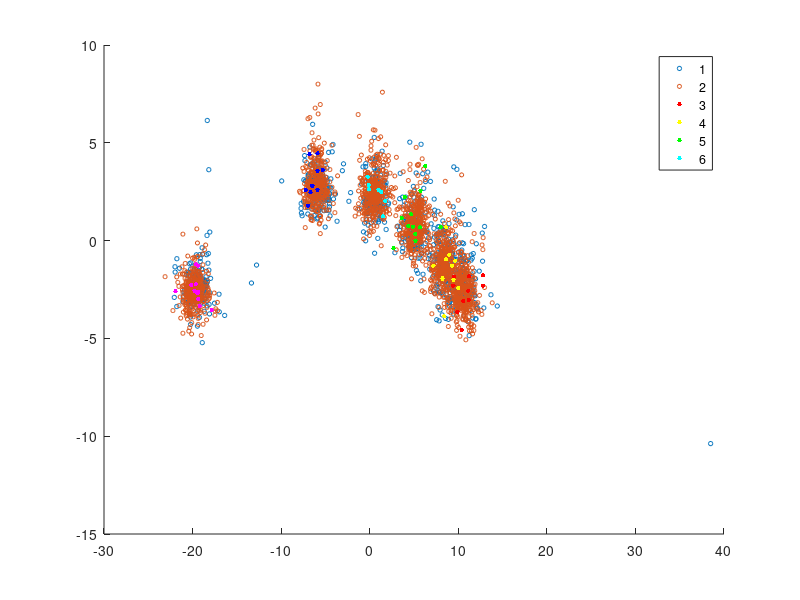

Here is the MATLAB script that generated this plot: (Note: this script raises an error after producing the figure.)
% 8DOF data visual example
% Code written by Lawrence Bull
clearvars
close all; clc;
addpath('MoChen_logPdf') % add Mo Chen's log pdf code

%% load training and test data
load('data.mat') % the simulated data from the MSSP paper
% x, y -> training data
% x_test, y_test -> test data


Y = unique(y); % label space
% split into labelled unlabelled sets
N = size(x,1);
n = floor(.03*N); % no# labelled data (3 % of training data)
m = size(x,1) - n; % no# of unlabelled data
idx = sort(randperm(N,n));
x_l = x(idx,:); % labelled observations
y_l = y(idx,:);
x_u = x(setdiff(1:N, idx),:); % unlabelled observations (hidden labels)
% y_u = y(setdiff(1:N, idx));
k = length(unique(Y));

figure(1);
CLR = hsv(k);
% plot the labelled/unlabelled/test subsets
% labelled data - colour markers
% unlabelled data - black markers
% test data - (small) red markers
s0 = scatter(x_test(:,1), x_test(:,2), 10, 'r.');
hold on;
s1 = scatter(x_u(:,1),x_u(:,2),9,'k.');
% hold on;
s2 = gscatter(x_l(:,1),x_l(:,2),y_l, CLR,'.',10);
legend([s2;s1;s0], ...
    {'1','2','3','4','5','6', '{x}_{u,i}','{x}^*_i'},...
    'location', 'northoutside', 'orientation', 'horizontal', 'box','off');
xlim([-25 15]);ylim([-12 12]);
xlabel('x_i^{(1)}');ylabel('x_i^{(2)}')
hold off;

%% learn the classifier given the labelled data only

[mu_n, k_n, v_n, S_n, lamda, SigMAP, muMAP] = BCMG_train(x_l, y_l);
% plot the model given the supervised data *only*
figure(2);
s1 = gscatter(x_l(:,1),x_l(:,2),y_l,CLR,'.',10); hold on; % labelled data
% plot the ellipses
for i = 1:k
    plot_clusters(muMAP(i,:), SigMAP(:,:,i))
end
plot_clusters2([0,0], eye(2)) % plot the prior
hold off;
legend(s1, {'1','2','3','4','5','6'},...
    'location', 'south', 'orientation', 'horizontal','box','off');
xlim([-25 15]);ylim([-12 12]);
xlabel('x_i^{(1)}');ylabel('x_i^{(2)}')
title('supervised GMM')
hold off;

% predict
[y_pred] = BCMG_predict(x_test, mu_n, k_n, v_n, S_n, lamda);
% accuracy
acc1 = sum(y_pred == y_test)/size(y_test,1);
fprintf('supervised accuracy: %.2f\n', acc1)

%% update GMM using the unlabelled data

[mu_nu, k_nu, v_nu, S_nu, lamda_u, Sig_MAP, mu_MAP, log_lik] = ...
    GMM_EMupdate(x_u, x_l, y_l, mu_n, k_n, v_n, S_n, lamda, SigMAP, muMAP);
%
figure(3) % check the log-likelihood increased during training
scatter(1:length(log_lik), log_lik,'.')
xlabel('iteration'); ylabel('log likelihood')

% plot the model given the semi-supervised dataset
% labelled *and* unlabelled data
figure(4);
su=scatter(x_u(:,1),x_u(:,2),20,'k.'); hold on;  % unlabelled data
sl=gscatter(x_l(:,1),x_l(:,2),y_l,CLR,'.',10); hold on; % labelled data
su.MarkerEdgeAlpha = 0.5;
% plot the ellipses
theta = 0:0.1:2*pi;
for i = 1:k
    plot_clusters(mu_MAP(i,:), Sig_MAP(:,:,i))
end
plot_clusters2([0,0], eye(2)) % plot the prior
hold off;
legend([sl;su], {'1','2','3','4','5','6','{x}_{ui}'},...
    'location', 'south', 'orientation', 'horizontal','box','off');
xlim([-25 15]);ylim([-12 12]);
xlabel('x_i^{(1)}');ylabel('x_i^{(2)}')
title('semi-supervised GMM')
hold off;

% predict
[y_pred] = BCMG_predict(x_test, mu_nu, k_nu, v_nu, S_nu, lamda_u);
% accuracy
acc2 = sum(y_pred == y_test)/size(y_test,1);
fprintf('semi-supervised accuracy: %.2f\n', acc2)

% performance increase through semi-supervised learning
% accuracy
fprintf('accuracy increase: %.2f%%\n', 100*(acc2-acc1))

